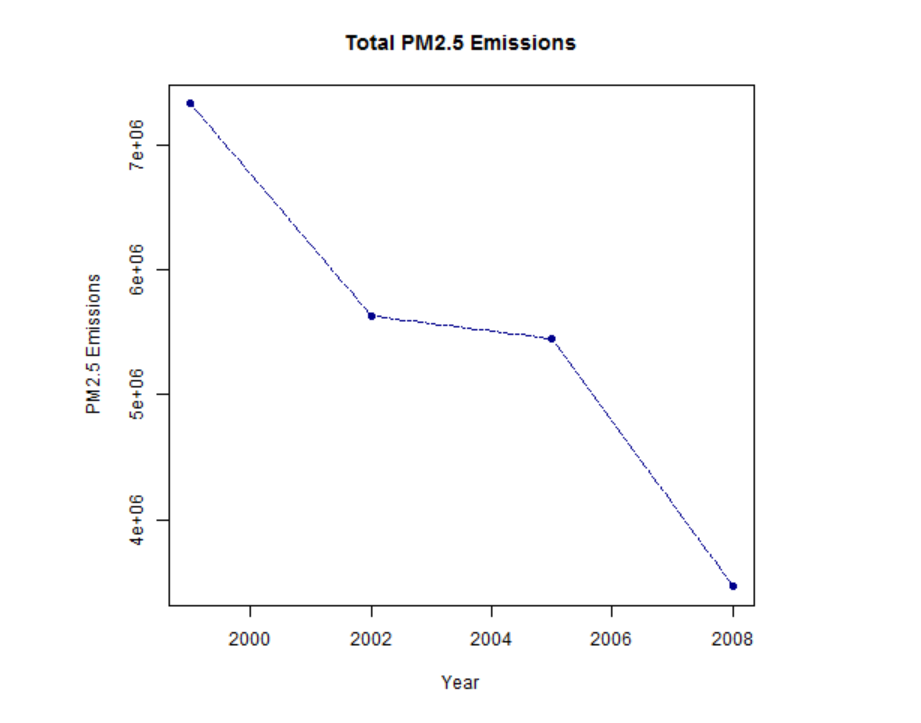

This figure's R source:
## Assignment #Q1:  Have total emissions from PM2.5 decreased in the United  
## States from 1999 to 2008? Using the base plotting system, make a plot showing  
## the total PM2.5 emission from all sources for each of the years 1999, 2002, 
## 2005, and 2008.

findata <- with(NEI, aggregate(Emissions, by = list(year), sum))

png("Plot1.png",width=480,height=480)

plot(findata, type = "o", main = "Total PM2.5 Emissions", xlab = "Year", 
     ylab = "PM2.5 Emissions", pch = 19, col = "darkblue", lty = 6)

dev.off()
